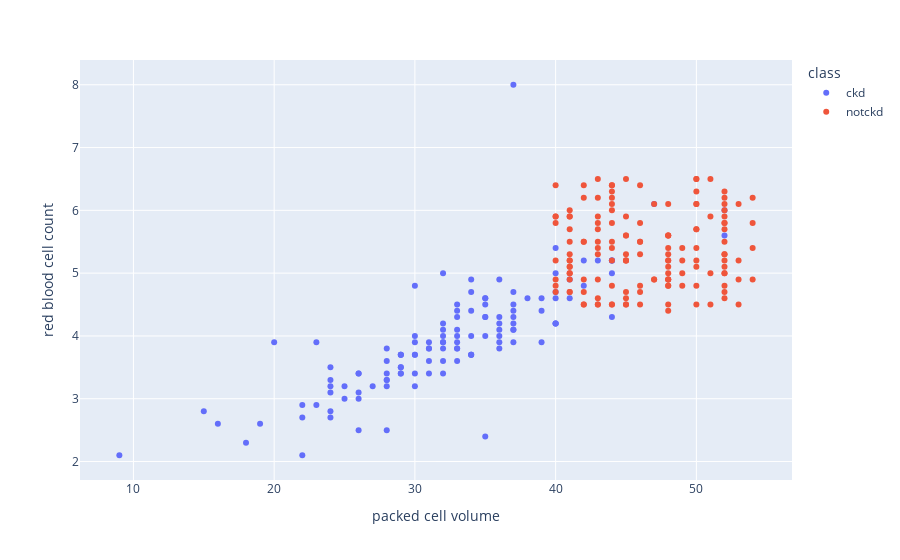

Notebook source saved alongside this figure:
### Code cell
scatter('packed cell volume', 'red blood cell count')

### Figure 1 — Plotly figure (JSON) as saved in the notebook; plotly's stock layout.template omitted (floating-point values rounded to 4 significant figures; data arrays with more than 128 entries replaced by an {"elided": "..."} marker saying what was removed)
{"data": [{"hovertemplate": "class=ckd<br>packed cell volume=%{x}<br>red blood cell count=%{y}<extra></extra>", "legendgroup": "ckd", "marker": {"color": "#636efa", "symbol": "circle"}, "mode": "markers", "name": "ckd", "orientation": "v", "showlegend": true, "type": "scatter", "x": {"elided": "250 int values"}, "xaxis": "x", "y": {"elided": "250 float values"}, "yaxis": "y"}, {"hovertemplate": "class=notckd<br>packed cell volume=%{x}<br>red blood cell count=%{y}<extra></extra>", "legendgroup": "notckd", "marker": {"color": "#EF553B", "symbol": "circle"}, "mode": "markers", "name": "notckd", "orientation": "v", "showlegend": true, "type": "scatter", "x": {"elided": "150 int values"}, "xaxis": "x", "y": {"elided": "150 float values"}, "yaxis": "y"}], "layout": {"legend": {"title": {"text": "class"}, "tracegroupgap": 0}, "margin": {"t": 60}, "xaxis": {"anchor": "y", "domain": [0, 1], "title": {"text": "packed cell volume"}}, "yaxis": {"anchor": "x", "domain": [0, 1], "title": {"text": "red blood cell count"}}}}
